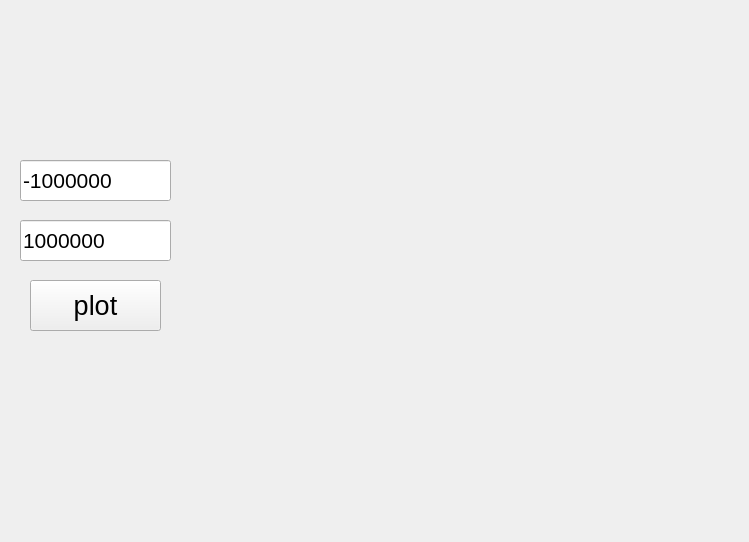
<?xml version="1.0" encoding="UTF-8"?>
<ui version="4.0">
 <class>Graph</class>
 <widget class="QWidget" name="Graph">
  <property name="geometry">
   <rect>
    <x>0</x>
    <y>0</y>
    <width>749</width>
    <height>542</height>
   </rect>
  </property>
  <property name="windowTitle">
   <string>Form</string>
  </property>
  <widget class="QCustomPlot" name="graph" native="true">
   <property name="geometry">
    <rect>
     <x>220</x>
     <y>10</y>
     <width>500</width>
     <height>500</height>
    </rect>
   </property>
  </widget>
  <widget class="QLineEdit" name="xFrom">
   <property name="geometry">
    <rect>
     <x>20</x>
     <y>160</y>
     <width>151</width>
     <height>41</height>
    </rect>
   </property>
   <property name="font">
    <font>
     <pointsize>16</pointsize>
    </font>
   </property>
   <property name="text">
    <string>-1000000</string>
   </property>
  </widget>
  <widget class="QLineEdit" name="xTo">
   <property name="geometry">
    <rect>
     <x>20</x>
     <y>220</y>
     <width>151</width>
     <height>41</height>
    </rect>
   </property>
   <property name="font">
    <font>
     <pointsize>16</pointsize>
    </font>
   </property>
   <property name="text">
    <string>1000000</string>
   </property>
  </widget>
  <widget class="QPushButton" name="plotButton">
   <property name="geometry">
    <rect>
     <x>30</x>
     <y>280</y>
     <width>131</width>
     <height>51</height>
    </rect>
   </property>
   <property name="font">
    <font>
     <pointsize>20</pointsize>
    </font>
   </property>
   <property name="text">
    <string>plot</string>
   </property>
  </widget>
 </widget>
 <customwidgets>
  <customwidget>
   <class>QCustomPlot</class>
   <extends>QWidget</extends>
   <header>qcustomplot.h</header>
   <container>1</container>
  </customwidget>
 </customwidgets>
 <resources/>
 <connections/>
</ui>
